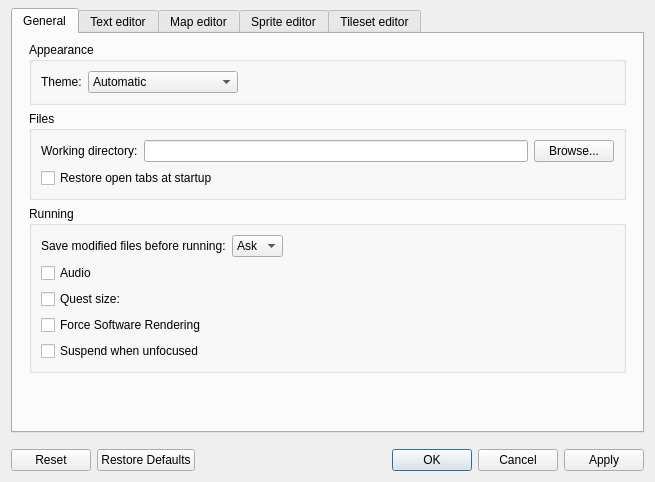
<?xml version="1.0" encoding="UTF-8"?>
<ui version="4.0">
 <class>SolarusEditor::SettingsDialog</class>
 <widget class="QDialog" name="SolarusEditor::SettingsDialog">
  <property name="geometry">
   <rect>
    <x>0</x>
    <y>0</y>
    <width>655</width>
    <height>482</height>
   </rect>
  </property>
  <property name="windowTitle">
   <string>Options</string>
  </property>
  <layout class="QVBoxLayout" name="verticalLayout">
   <property name="spacing">
    <number>16</number>
   </property>
   <property name="topMargin">
    <number>8</number>
   </property>
   <item>
    <widget class="QTabWidget" name="tab_widget">
     <property name="currentIndex">
      <number>0</number>
     </property>
     <widget class="QWidget" name="general_tab">
      <attribute name="title">
       <string>General</string>
      </attribute>
      <layout class="QVBoxLayout" name="verticalLayout_2">
       <property name="leftMargin">
        <number>16</number>
       </property>
       <property name="topMargin">
        <number>8</number>
       </property>
       <property name="rightMargin">
        <number>16</number>
       </property>
       <property name="bottomMargin">
        <number>8</number>
       </property>
       <item>
        <widget class="QGroupBox" name="theme_group_box">
         <property name="sizePolicy">
          <sizepolicy hsizetype="Preferred" vsizetype="Minimum">
           <horstretch>0</horstretch>
           <verstretch>0</verstretch>
          </sizepolicy>
         </property>
         <property name="title">
          <string>Appearance</string>
         </property>
         <layout class="QHBoxLayout" name="horizontalLayout_4">
          <item>
           <widget class="QLabel" name="theme_label">
            <property name="text">
             <string>Theme:</string>
            </property>
           </widget>
          </item>
          <item>
           <widget class="QComboBox" name="theme_field">
            <property name="minimumSize">
             <size>
              <width>150</width>
              <height>0</height>
             </size>
            </property>
            <item>
             <property name="text">
              <string>Automatic</string>
             </property>
            </item>
            <item>
             <property name="text">
              <string>Light mode</string>
             </property>
            </item>
            <item>
             <property name="text">
              <string>Dark mode</string>
             </property>
            </item>
           </widget>
          </item>
          <item>
           <spacer name="theme_spacer">
            <property name="orientation">
             <enum>Qt::Orientation::Horizontal</enum>
            </property>
            <property name="sizeHint" stdset="0">
             <size>
              <width>392</width>
              <height>20</height>
             </size>
            </property>
           </spacer>
          </item>
         </layout>
        </widget>
       </item>
       <item>
        <widget class="QGroupBox" name="files_group_box">
         <property name="sizePolicy">
          <sizepolicy hsizetype="Preferred" vsizetype="Minimum">
           <horstretch>0</horstretch>
           <verstretch>0</verstretch>
          </sizepolicy>
         </property>
         <property name="title">
          <string>Files</string>
         </property>
         <layout class="QVBoxLayout" name="verticalLayout_9">
          <item>
           <layout class="QHBoxLayout" name="horizontalLayout">
            <property name="leftMargin">
             <number>0</number>
            </property>
            <property name="topMargin">
             <number>0</number>
            </property>
            <property name="rightMargin">
             <number>0</number>
            </property>
            <property name="bottomMargin">
             <number>0</number>
            </property>
            <item>
             <widget class="QLabel" name="working_directory_label">
              <property name="text">
               <string>Working directory:</string>
              </property>
             </widget>
            </item>
            <item>
             <widget class="QLineEdit" name="working_directory_field"/>
            </item>
            <item>
             <widget class="QPushButton" name="working_directory_button">
              <property name="text">
               <string>Browse...</string>
              </property>
             </widget>
            </item>
           </layout>
          </item>
          <item>
           <widget class="QCheckBox" name="restore_last_files_field">
            <property name="text">
             <string>Restore open tabs at startup</string>
            </property>
           </widget>
          </item>
         </layout>
        </widget>
       </item>
       <item>
        <widget class="QGroupBox" name="running_group_box">
         <property name="sizePolicy">
          <sizepolicy hsizetype="Preferred" vsizetype="Minimum">
           <horstretch>0</horstretch>
           <verstretch>0</verstretch>
          </sizepolicy>
         </property>
         <property name="title">
          <string>Running</string>
         </property>
         <layout class="QVBoxLayout" name="verticalLayout_4">
          <item>
           <layout class="QHBoxLayout" name="save_files_layout">
            <property name="leftMargin">
             <number>0</number>
            </property>
            <property name="topMargin">
             <number>0</number>
            </property>
            <property name="rightMargin">
             <number>0</number>
            </property>
            <property name="bottomMargin">
             <number>0</number>
            </property>
            <item>
             <widget class="QLabel" name="save_files_label">
              <property name="text">
               <string>Save modified files before running:</string>
              </property>
             </widget>
            </item>
            <item>
             <widget class="QComboBox" name="save_files_field">
              <item>
               <property name="text">
                <string>Ask</string>
               </property>
              </item>
              <item>
               <property name="text">
                <string>Yes</string>
               </property>
              </item>
              <item>
               <property name="text">
                <string>No</string>
               </property>
              </item>
             </widget>
            </item>
            <item>
             <spacer name="save_files_spacer">
              <property name="orientation">
               <enum>Qt::Orientation::Horizontal</enum>
              </property>
              <property name="sizeHint" stdset="0">
               <size>
                <width>0</width>
                <height>0</height>
               </size>
              </property>
             </spacer>
            </item>
           </layout>
          </item>
          <item>
           <widget class="QCheckBox" name="audio_field">
            <property name="text">
             <string>Audio</string>
            </property>
           </widget>
          </item>
          <item>
           <layout class="QHBoxLayout" name="quest_size_layout" stretch="0,1">
            <property name="leftMargin">
             <number>0</number>
            </property>
            <property name="topMargin">
             <number>0</number>
            </property>
            <property name="rightMargin">
             <number>0</number>
            </property>
            <property name="bottomMargin">
             <number>0</number>
            </property>
            <item>
             <widget class="QCheckBox" name="quest_size_check_box">
              <property name="sizePolicy">
               <sizepolicy hsizetype="Minimum" vsizetype="Fixed">
                <horstretch>0</horstretch>
                <verstretch>0</verstretch>
               </sizepolicy>
              </property>
              <property name="text">
               <string>Quest size:</string>
              </property>
             </widget>
            </item>
            <item>
             <widget class="SolarusEditor::PairSpinBox" name="quest_size_field" native="true"/>
            </item>
           </layout>
          </item>
          <item>
           <widget class="QCheckBox" name="force_software_rendering_field">
            <property name="text">
             <string>Force Software Rendering</string>
            </property>
           </widget>
          </item>
          <item>
           <widget class="QCheckBox" name="suspend_unfocused_field">
            <property name="text">
             <string>Suspend when unfocused</string>
            </property>
           </widget>
          </item>
         </layout>
        </widget>
       </item>
       <item>
        <spacer name="general_spacer">
         <property name="orientation">
          <enum>Qt::Orientation::Vertical</enum>
         </property>
         <property name="sizeHint" stdset="0">
          <size>
           <width>0</width>
           <height>0</height>
          </size>
         </property>
        </spacer>
       </item>
      </layout>
     </widget>
     <widget class="QWidget" name="text_editor_tab">
      <attribute name="title">
       <string>Text editor</string>
      </attribute>
      <layout class="QVBoxLayout" name="verticalLayout_3">
       <property name="leftMargin">
        <number>16</number>
       </property>
       <property name="topMargin">
        <number>8</number>
       </property>
       <property name="rightMargin">
        <number>16</number>
       </property>
       <property name="bottomMargin">
        <number>8</number>
       </property>
       <item>
        <widget class="QGroupBox" name="font_group_box">
         <property name="sizePolicy">
          <sizepolicy hsizetype="Preferred" vsizetype="Minimum">
           <horstretch>0</horstretch>
           <verstretch>0</verstretch>
          </sizepolicy>
         </property>
         <property name="title">
          <string>Font</string>
         </property>
         <layout class="QFormLayout" name="formLayout_2">
          <item row="0" column="0">
           <widget class="QLabel" name="font_family_label">
            <property name="text">
             <string>Family:</string>
            </property>
           </widget>
          </item>
          <item row="1" column="1">
           <layout class="QHBoxLayout" name="font_size_layout">
            <property name="leftMargin">
             <number>0</number>
            </property>
            <property name="topMargin">
             <number>0</number>
            </property>
            <property name="rightMargin">
             <number>0</number>
            </property>
            <property name="bottomMargin">
             <number>0</number>
            </property>
            <item>
             <widget class="QSpinBox" name="font_size_field">
              <property name="minimum">
               <number>4</number>
              </property>
              <property name="maximum">
               <number>72</number>
              </property>
             </widget>
            </item>
            <item>
             <spacer name="font_size_spacer">
              <property name="orientation">
               <enum>Qt::Orientation::Horizontal</enum>
              </property>
              <property name="sizeHint" stdset="0">
               <size>
                <width>0</width>
                <height>0</height>
               </size>
              </property>
             </spacer>
            </item>
           </layout>
          </item>
          <item row="1" column="0">
           <widget class="QLabel" name="font_size_label">
            <property name="text">
             <string>Size:</string>
            </property>
           </widget>
          </item>
          <item row="0" column="1">
           <widget class="QFontComboBox" name="font_family_field">
            <property name="fontFilters">
             <set>QFontComboBox::FontFilter::MonospacedFonts</set>
            </property>
           </widget>
          </item>
         </layout>
        </widget>
       </item>
       <item>
        <widget class="QGroupBox" name="tab_group_box">
         <property name="sizePolicy">
          <sizepolicy hsizetype="Preferred" vsizetype="Minimum">
           <horstretch>0</horstretch>
           <verstretch>0</verstretch>
          </sizepolicy>
         </property>
         <property name="title">
          <string>Tabulation</string>
         </property>
         <layout class="QHBoxLayout" name="horizontalLayout_2">
          <item>
           <widget class="QLabel" name="tab_length_label">
            <property name="text">
             <string>Length:</string>
            </property>
           </widget>
          </item>
          <item>
           <widget class="QSpinBox" name="tab_length_field">
            <property name="minimum">
             <number>1</number>
            </property>
            <property name="maximum">
             <number>9999</number>
            </property>
           </widget>
          </item>
          <item>
           <spacer name="tab_space_bar">
            <property name="orientation">
             <enum>Qt::Orientation::Horizontal</enum>
            </property>
            <property name="sizeType">
             <enum>QSizePolicy::Policy::Fixed</enum>
            </property>
            <property name="sizeHint" stdset="0">
             <size>
              <width>16</width>
              <height>0</height>
             </size>
            </property>
           </spacer>
          </item>
          <item>
           <widget class="QCheckBox" name="replace_tab_by_spaces">
            <property name="text">
             <string>Replace by space</string>
            </property>
           </widget>
          </item>
          <item>
           <spacer name="tab_space_bar_2">
            <property name="orientation">
             <enum>Qt::Orientation::Horizontal</enum>
            </property>
            <property name="sizeHint" stdset="0">
             <size>
              <width>0</width>
              <height>0</height>
             </size>
            </property>
           </spacer>
          </item>
         </layout>
        </widget>
       </item>
       <item>
        <widget class="QGroupBox" name="editor_group_box">
         <property name="sizePolicy">
          <sizepolicy hsizetype="Preferred" vsizetype="Minimum">
           <horstretch>0</horstretch>
           <verstretch>0</verstretch>
          </sizepolicy>
         </property>
         <property name="title">
          <string>External Editor</string>
         </property>
         <property name="checkable">
          <bool>true</bool>
         </property>
         <property name="checked">
          <bool>false</bool>
         </property>
         <layout class="QHBoxLayout" name="extern_group_box">
          <item>
           <widget class="QLabel" name="editor_cmd_label">
            <property name="text">
             <string>Command:</string>
            </property>
           </widget>
          </item>
          <item>
           <widget class="QLineEdit" name="editor_cmd_field">
            <property name="text">
             <string/>
            </property>
            <property name="placeholderText">
             <string>executable %f %p</string>
            </property>
           </widget>
          </item>
          <item>
           <widget class="QPushButton" name="editor_browse_button">
            <property name="sizePolicy">
             <sizepolicy hsizetype="Preferred" vsizetype="Fixed">
              <horstretch>0</horstretch>
              <verstretch>0</verstretch>
             </sizepolicy>
            </property>
            <property name="baseSize">
             <size>
              <width>0</width>
              <height>0</height>
             </size>
            </property>
            <property name="text">
             <string>...</string>
            </property>
           </widget>
          </item>
         </layout>
        </widget>
       </item>
       <item>
        <spacer name="text_editor_spacer">
         <property name="orientation">
          <enum>Qt::Orientation::Vertical</enum>
         </property>
         <property name="sizeHint" stdset="0">
          <size>
           <width>0</width>
           <height>0</height>
          </size>
         </property>
        </spacer>
       </item>
      </layout>
     </widget>
     <widget class="QWidget" name="map_editor_tab">
      <attribute name="title">
       <string>Map editor</string>
      </attribute>
      <layout class="QVBoxLayout" name="verticalLayout_5">
       <property name="leftMargin">
        <number>16</number>
       </property>
       <property name="topMargin">
        <number>8</number>
       </property>
       <property name="rightMargin">
        <number>16</number>
       </property>
       <property name="bottomMargin">
        <number>8</number>
       </property>
       <item>
        <widget class="QGroupBox" name="map_main_graphics_group_box">
         <property name="sizePolicy">
          <sizepolicy hsizetype="Preferred" vsizetype="Minimum">
           <horstretch>0</horstretch>
           <verstretch>0</verstretch>
          </sizepolicy>
         </property>
         <property name="title">
          <string>Main graphics view</string>
         </property>
         <layout class="QVBoxLayout" name="verticalLayout_6">
          <item>
           <layout class="QHBoxLayout" name="map_main_layout">
            <item>
             <widget class="QLabel" name="map_main_zoom_label">
              <property name="text">
               <string>Default zoom:</string>
              </property>
             </widget>
            </item>
            <item>
             <widget class="QComboBox" name="map_main_zoom_field"/>
            </item>
            <item>
             <spacer name="map_main_zoom_spacer">
              <property name="orientation">
               <enum>Qt::Orientation::Horizontal</enum>
              </property>
              <property name="sizeHint" stdset="0">
               <size>
                <width>40</width>
                <height>20</height>
               </size>
              </property>
             </spacer>
            </item>
           </layout>
          </item>
          <item>
           <widget class="QLabel" name="map_grid_label">
            <property name="text">
             <string>Grid:</string>
            </property>
           </widget>
          </item>
          <item>
           <layout class="QHBoxLayout" name="map_grid_layout">
            <property name="leftMargin">
             <number>16</number>
            </property>
            <item>
             <layout class="QGridLayout" name="map_grid_layout_2">
              <property name="leftMargin">
               <number>0</number>
              </property>
              <item row="0" column="4">
               <widget class="SolarusEditor::EnumSelector&lt;SolarusEditor::GridStyle&gt;" name="map_grid_style_field"/>
              </item>
              <item row="1" column="1">
               <widget class="SolarusEditor::PairSpinBox" name="map_grid_size_field" native="true"/>
              </item>
              <item row="0" column="0" colspan="2">
               <widget class="QCheckBox" name="map_grid_show_at_opening_field">
                <property name="text">
                 <string>Show at opening</string>
                </property>
               </widget>
              </item>
              <item row="1" column="4">
               <widget class="SolarusEditor::ColorChooser" name="map_grid_color_field">
                <property name="sizePolicy">
                 <sizepolicy hsizetype="Fixed" vsizetype="Fixed">
                  <horstretch>0</horstretch>
                  <verstretch>0</verstretch>
                 </sizepolicy>
                </property>
               </widget>
              </item>
              <item row="1" column="0">
               <widget class="QLabel" name="map_grid_size_label">
                <property name="text">
                 <string>Default size:</string>
                </property>
               </widget>
              </item>
              <item row="0" column="3">
               <widget class="QLabel" name="map_grid_style_label">
                <property name="text">
                 <string>Style:</string>
                </property>
               </widget>
              </item>
              <item row="1" column="3">
               <widget class="QLabel" name="map_grid_color_label">
                <property name="text">
                 <string>Color:</string>
                </property>
               </widget>
              </item>
              <item row="0" column="2">
               <spacer name="map_grid_spacer_2">
                <property name="orientation">
                 <enum>Qt::Orientation::Horizontal</enum>
                </property>
                <property name="sizeType">
                 <enum>QSizePolicy::Policy::Minimum</enum>
                </property>
                <property name="sizeHint" stdset="0">
                 <size>
                  <width>15</width>
                  <height>20</height>
                 </size>
                </property>
               </spacer>
              </item>
             </layout>
            </item>
            <item>
             <spacer name="map_grid_spacer_3">
              <property name="orientation">
               <enum>Qt::Orientation::Horizontal</enum>
              </property>
              <property name="sizeHint" stdset="0">
               <size>
                <width>0</width>
                <height>20</height>
               </size>
              </property>
             </spacer>
            </item>
           </layout>
          </item>
         </layout>
        </widget>
       </item>
       <item>
        <widget class="QGroupBox" name="map_tileset_graphics_group_box">
         <property name="sizePolicy">
          <sizepolicy hsizetype="Preferred" vsizetype="Minimum">
           <horstretch>0</horstretch>
           <verstretch>0</verstretch>
          </sizepolicy>
         </property>
         <property name="title">
          <string>Tileset graphics view</string>
         </property>
         <layout class="QHBoxLayout" name="horizontalLayout_3">
          <item>
           <widget class="QLabel" name="map_tileset_zoom_label">
            <property name="text">
             <string>Default zoom:</string>
            </property>
           </widget>
          </item>
          <item>
           <widget class="QComboBox" name="map_tileset_zoom_field"/>
          </item>
          <item>
           <spacer name="map_tileset_zoom_spacer">
            <property name="orientation">
             <enum>Qt::Orientation::Horizontal</enum>
            </property>
            <property name="sizeHint" stdset="0">
             <size>
              <width>40</width>
              <height>20</height>
             </size>
            </property>
           </spacer>
          </item>
         </layout>
        </widget>
       </item>
       <item>
        <spacer name="map_editor_spacer">
         <property name="orientation">
          <enum>Qt::Orientation::Vertical</enum>
         </property>
         <property name="sizeHint" stdset="0">
          <size>
           <width>20</width>
           <height>40</height>
          </size>
         </property>
        </spacer>
       </item>
      </layout>
     </widget>
     <widget class="QWidget" name="sprite_editor_tab">
      <attribute name="title">
       <string>Sprite editor</string>
      </attribute>
      <layout class="QVBoxLayout" name="verticalLayout_8">
       <property name="leftMargin">
        <number>16</number>
       </property>
       <property name="topMargin">
        <number>8</number>
       </property>
       <property name="rightMargin">
        <number>16</number>
       </property>
       <property name="bottomMargin">
        <number>8</number>
       </property>
       <item>
        <widget class="QGroupBox" name="sprite_main_graphics_group_box">
         <property name="sizePolicy">
          <sizepolicy hsizetype="Preferred" vsizetype="Minimum">
           <horstretch>0</horstretch>
           <verstretch>0</verstretch>
          </sizepolicy>
         </property>
         <property name="title">
          <string>Main graphics view</string>
         </property>
         <layout class="QVBoxLayout" name="verticalLayout_7">
          <item>
           <layout class="QHBoxLayout" name="sprite_main_background_layout">
            <property name="leftMargin">
             <number>0</number>
            </property>
            <property name="topMargin">
             <number>0</number>
            </property>
            <property name="rightMargin">
             <number>0</number>
            </property>
            <property name="bottomMargin">
             <number>0</number>
            </property>
            <item>
             <widget class="QLabel" name="sprite_main_zoom_label">
              <property name="text">
               <string>Default zoom:</string>
              </property>
             </widget>
            </item>
            <item>
             <widget class="QComboBox" name="sprite_main_zoom_field"/>
            </item>
            <item>
             <spacer name="sprite_main_zoom_spacer">
              <property name="orientation">
               <enum>Qt::Orientation::Horizontal</enum>
              </property>
              <property name="sizeHint" stdset="0">
               <size>
                <width>0</width>
                <height>0</height>
               </size>
              </property>
             </spacer>
            </item>
           </layout>
          </item>
          <item>
           <widget class="QLabel" name="sprite_grid_label">
            <property name="text">
             <string>Grid:</string>
            </property>
           </widget>
          </item>
          <item>
           <layout class="QHBoxLayout" name="sprite_grid_layout">
            <property name="leftMargin">
             <number>16</number>
            </property>
            <property name="topMargin">
             <number>0</number>
            </property>
            <property name="rightMargin">
             <number>0</number>
            </property>
            <property name="bottomMargin">
             <number>0</number>
            </property>
            <item>
             <layout class="QGridLayout" name="sprite_grid_layout_2">
              <property name="leftMargin">
               <number>0</number>
              </property>
              <property name="topMargin">
               <number>0</number>
              </property>
              <property name="rightMargin">
               <number>0</number>
              </property>
              <property name="bottomMargin">
               <number>0</number>
              </property>
              <item row="0" column="4">
               <widget class="SolarusEditor::EnumSelector&lt;SolarusEditor::GridStyle&gt;" name="sprite_grid_style_field"/>
              </item>
              <item row="1" column="1">
               <widget class="SolarusEditor::PairSpinBox" name="sprite_grid_size_field" native="true"/>
              </item>
              <item row="1" column="4">
               <widget class="SolarusEditor::ColorChooser" name="sprite_grid_color_field">
                <property name="sizePolicy">
                 <sizepolicy hsizetype="Fixed" vsizetype="Fixed">
                  <horstretch>0</horstretch>
                  <verstretch>0</verstretch>
                 </sizepolicy>
                </property>
               </widget>
              </item>
              <item row="0" column="0" colspan="2">
               <widget class="QCheckBox" name="sprite_grid_show_at_opening_field">
                <property name="text">
                 <string>Show at opening</string>
                </property>
               </widget>
              </item>
              <item row="0" column="2">
               <spacer name="sprite_grid_spacer">
                <property name="orientation">
                 <enum>Qt::Orientation::Horizontal</enum>
                </property>
                <property name="sizeType">
                 <enum>QSizePolicy::Policy::Fixed</enum>
                </property>
                <property name="sizeHint" stdset="0">
                 <size>
                  <width>16</width>
                  <height>0</height>
                 </size>
                </property>
               </spacer>
              </item>
              <item row="1" column="0">
               <widget class="QLabel" name="sprite_grid_size_label">
                <property name="text">
                 <string>Default size:</string>
                </property>
               </widget>
              </item>
              <item row="0" column="3">
               <widget class="QLabel" name="sprite_grid_style_label">
                <property name="text">
                 <string>Style:</string>
                </property>
               </widget>
              </item>
              <item row="1" column="3">
               <widget class="QLabel" name="sprite_grid_color_label">
                <property name="text">
                 <string>Color:</string>
                </property>
               </widget>
              </item>
              <item row="2" column="0" colspan="2">
               <widget class="QCheckBox" name="sprite_auto_detect_grid_field">
                <property name="text">
                 <string>Auto detect size</string>
                </property>
               </widget>
              </item>
             </layout>
            </item>
            <item>
             <spacer name="sprite_grid_spacer_3">
              <property name="orientation">
               <enum>Qt::Orientation::Horizontal</enum>
              </property>
              <property name="sizeHint" stdset="0">
               <size>
                <width>0</width>
                <height>0</height>
               </size>
              </property>
             </spacer>
            </item>
           </layout>
          </item>
         </layout>
        </widget>
       </item>
       <item>
        <widget class="QGroupBox" name="sprite_previewer_graphics_group_box">
         <property name="sizePolicy">
          <sizepolicy hsizetype="Preferred" vsizetype="Minimum">
           <horstretch>0</horstretch>
           <verstretch>0</verstretch>
          </sizepolicy>
         </property>
         <property name="title">
          <string>Previewer graphics view</string>
         </property>
         <layout class="QVBoxLayout" name="verticalLayout_12">
          <item>
           <layout class="QHBoxLayout" name="sprite_previewer_layout">
            <property name="leftMargin">
             <number>0</number>
            </property>
            <property name="topMargin">
             <number>0</number>
            </property>
            <property name="rightMargin">
             <number>0</number>
            </property>
            <property name="bottomMargin">
             <number>0</number>
            </property>
            <item>
             <widget class="QLabel" name="sprite_previewer_zoom_label">
              <property name="text">
               <string>Default zoom:</string>
              </property>
             </widget>
            </item>
            <item>
             <widget class="QComboBox" name="sprite_previewer_zoom_field"/>
            </item>
            <item>
             <spacer name="sprite_previewer_zoom_spacer">
              <property name="orientation">
               <enum>Qt::Orientation::Horizontal</enum>
              </property>
              <property name="sizeHint" stdset="0">
               <size>
                <width>0</width>
                <height>0</height>
               </size>
              </property>
             </spacer>
            </item>
           </layout>
          </item>
          <item>
           <widget class="QLabel" name="sprite_origin_label">
            <property name="text">
             <string>Origin:</string>
            </property>
           </widget>
          </item>
          <item>
           <layout class="QHBoxLayout" name="sprite_origin_layout">
            <property name="leftMargin">
             <number>16</number>
            </property>
            <property name="topMargin">
             <number>0</number>
            </property>
            <property name="rightMargin">
             <number>0</number>
            </property>
            <property name="bottomMargin">
             <number>0</number>
            </property>
            <item>
             <layout class="QGridLayout" name="gridLayout_2">
              <property name="leftMargin">
               <number>0</number>
              </property>
              <property name="topMargin">
               <number>0</number>
              </property>
              <property name="rightMargin">
               <number>0</number>
              </property>
              <property name="bottomMargin">
               <number>0</number>
              </property>
              <item row="0" column="0">
               <widget class="QCheckBox" name="sprite_origin_show_at_opening_field">
                <property name="text">
                 <string>Show at opening</string>
                </property>
               </widget>
              </item>
              <item row="0" column="3">
               <widget class="QLabel" name="sprite_origin_color_label">
                <property name="text">
                 <string>Color:</string>
                </property>
               </widget>
              </item>
              <item row="0" column="4">
               <widget class="SolarusEditor::ColorChooser" name="sprite_origin_color_field">
                <property name="sizePolicy">
                 <sizepolicy hsizetype="Fixed" vsizetype="Fixed">
                  <horstretch>0</horstretch>
                  <verstretch>0</verstretch>
                 </sizepolicy>
                </property>
               </widget>
              </item>
              <item row="0" column="2">
               <spacer name="sprite_origin_spacer_3">
                <property name="orientation">
                 <enum>Qt::Orientation::Horizontal</enum>
                </property>
                <property name="sizeType">
                 <enum>QSizePolicy::Policy::Fixed</enum>
                </property>
                <property name="sizeHint" stdset="0">
                 <size>
                  <width>16</width>
                  <height>0</height>
                 </size>
                </property>
               </spacer>
              </item>
             </layout>
            </item>
            <item>
             <spacer name="sprite_origin_spacer_2">
              <property name="orientation">
               <enum>Qt::Orientation::Horizontal</enum>
              </property>
              <property name="sizeHint" stdset="0">
               <size>
                <width>0</width>
                <height>0</height>
               </size>
              </property>
             </spacer>
            </item>
           </layout>
          </item>
         </layout>
        </widget>
       </item>
       <item>
        <spacer name="sprite_editor_spacer">
         <property name="orientation">
          <enum>Qt::Orientation::Vertical</enum>
         </property>
         <property name="sizeHint" stdset="0">
          <size>
           <width>20</width>
           <height>40</height>
          </size>
         </property>
        </spacer>
       </item>
      </layout>
     </widget>
     <widget class="QWidget" name="tileset_editor_tab">
      <attribute name="title">
       <string>Tileset editor</string>
      </attribute>
      <layout class="QVBoxLayout" name="verticalLayout_10">
       <property name="leftMargin">
        <number>16</number>
       </property>
       <property name="topMargin">
        <number>8</number>
       </property>
       <property name="rightMargin">
        <number>16</number>
       </property>
       <property name="bottomMargin">
        <number>8</number>
       </property>
       <item>
        <widget class="QGroupBox" name="tileset_graphics_group_box">
         <property name="sizePolicy">
          <sizepolicy hsizetype="Preferred" vsizetype="Minimum">
           <horstretch>0</horstretch>
           <verstretch>0</verstretch>
          </sizepolicy>
         </property>
         <property name="title">
          <string>Graphics view</string>
         </property>
         <layout class="QVBoxLayout" name="verticalLayout_11">
          <item>
           <layout class="QHBoxLayout" name="tileset_layout">
            <property name="leftMargin">
             <number>0</number>
            </property>
            <property name="topMargin">
             <number>0</number>
            </property>
            <property name="rightMargin">
             <number>0</number>
            </property>
            <property name="bottomMargin">
             <number>0</number>
            </property>
            <item>
             <widget class="QLabel" name="tileset_zoom_label">
              <property name="text">
               <string>Default zoom:</string>
              </property>
             </widget>
            </item>
            <item>
             <widget class="QComboBox" name="tileset_zoom_field"/>
            </item>
            <item>
             <spacer name="tileset_zoom_spacer">
              <property name="orientation">
               <enum>Qt::Orientation::Horizontal</enum>
              </property>
              <property name="sizeHint" stdset="0">
               <size>
                <width>0</width>
                <height>0</height>
               </size>
              </property>
             </spacer>
            </item>
           </layout>
          </item>
          <item>
           <widget class="QLabel" name="tileset_grid_label">
            <property name="text">
             <string>Grid:</string>
            </property>
           </widget>
          </item>
          <item>
           <layout class="QHBoxLayout" name="tileset_grid_layout">
            <property name="leftMargin">
             <number>16</number>
            </property>
            <property name="topMargin">
             <number>0</number>
            </property>
            <property name="rightMargin">
             <number>0</number>
            </property>
            <property name="bottomMargin">
             <number>0</number>
            </property>
            <item>
             <layout class="QGridLayout" name="tileset_grid_layout_2">
              <property name="leftMargin">
               <number>0</number>
              </property>
              <property name="topMargin">
               <number>0</number>
              </property>
              <property name="rightMargin">
               <number>0</number>
              </property>
              <property name="bottomMargin">
               <number>0</number>
              </property>
              <item row="0" column="4">
               <widget class="SolarusEditor::EnumSelector&lt;SolarusEditor::GridStyle&gt;" name="tileset_grid_style_field"/>
              </item>
              <item row="1" column="1">
               <widget class="SolarusEditor::PairSpinBox" name="tileset_grid_size_field" native="true"/>
              </item>
              <item row="0" column="0" colspan="2">
               <widget class="QCheckBox" name="tileset_grid_show_at_opening_field">
                <property name="text">
                 <string>Show at opening</string>
                </property>
               </widget>
              </item>
              <item row="1" column="4">
               <widget class="SolarusEditor::ColorChooser" name="tileset_grid_color_field">
                <property name="sizePolicy">
                 <sizepolicy hsizetype="Fixed" vsizetype="Fixed">
                  <horstretch>0</horstretch>
                  <verstretch>0</verstretch>
                 </sizepolicy>
                </property>
               </widget>
              </item>
              <item row="1" column="0">
               <widget class="QLabel" name="tileset_grid_size_label">
                <property name="text">
                 <string>Default size:</string>
                </property>
               </widget>
              </item>
              <item row="0" column="3">
               <widget class="QLabel" name="tileset_grid_style_label">
                <property name="text">
                 <string>Style:</string>
                </property>
               </widget>
              </item>
              <item row="1" column="3">
               <widget class="QLabel" name="tileset_grid_color_label">
                <property name="text">
                 <string>Color:</string>
                </property>
               </widget>
              </item>
              <item row="0" column="2">
               <spacer name="tileset_grid_spacer_2">
                <property name="orientation">
                 <enum>Qt::Orientation::Horizontal</enum>
                </property>
                <property name="sizeType">
                 <enum>QSizePolicy::Policy::Fixed</enum>
                </property>
                <property name="sizeHint" stdset="0">
                 <size>
                  <width>16</width>
                  <height>0</height>
                 </size>
                </property>
               </spacer>
              </item>
             </layout>
            </item>
            <item>
             <spacer name="tileset_grid_spacer_3">
              <property name="orientation">
               <enum>Qt::Orientation::Horizontal</enum>
              </property>
              <property name="sizeHint" stdset="0">
               <size>
                <width>0</width>
                <height>0</height>
               </size>
              </property>
             </spacer>
            </item>
           </layout>
          </item>
         </layout>
        </widget>
       </item>
       <item>
        <spacer name="tileset_editor_spacer">
         <property name="orientation">
          <enum>Qt::Orientation::Vertical</enum>
         </property>
         <property name="sizeHint" stdset="0">
          <size>
           <width>20</width>
           <height>40</height>
          </size>
         </property>
        </spacer>
       </item>
      </layout>
     </widget>
    </widget>
   </item>
   <item>
    <widget class="QDialogButtonBox" name="button_box">
     <property name="orientation">
      <enum>Qt::Orientation::Horizontal</enum>
     </property>
     <property name="standardButtons">
      <set>QDialogButtonBox::StandardButton::Apply|QDialogButtonBox::StandardButton::Cancel|QDialogButtonBox::StandardButton::Ok|QDialogButtonBox::StandardButton::Reset|QDialogButtonBox::StandardButton::RestoreDefaults</set>
     </property>
    </widget>
   </item>
  </layout>
 </widget>
 <customwidgets>
  <customwidget>
   <class>SolarusEditor::PairSpinBox</class>
   <extends>QWidget</extends>
   <header>widgets/pair_spin_box.h</header>
   <container>1</container>
  </customwidget>
  <customwidget>
   <class>SolarusEditor::ColorChooser</class>
   <extends>QPushButton</extends>
   <header>widgets/color_chooser.h</header>
  </customwidget>
  <customwidget>
   <class>SolarusEditor::EnumSelector&lt;SolarusEditor::GridStyle&gt;</class>
   <extends>QComboBox</extends>
   <header>grid_style.h</header>
  </customwidget>
 </customwidgets>
 <resources/>
 <connections>
  <connection>
   <sender>button_box</sender>
   <signal>accepted()</signal>
   <receiver>SolarusEditor::SettingsDialog</receiver>
   <slot>accept()</slot>
   <hints>
    <hint type="sourcelabel">
     <x>248</x>
     <y>254</y>
    </hint>
    <hint type="destinationlabel">
     <x>157</x>
     <y>274</y>
    </hint>
   </hints>
  </connection>
  <connection>
   <sender>button_box</sender>
   <signal>rejected()</signal>
   <receiver>SolarusEditor::SettingsDialog</receiver>
   <slot>reject()</slot>
   <hints>
    <hint type="sourcelabel">
     <x>316</x>
     <y>260</y>
    </hint>
    <hint type="destinationlabel">
     <x>286</x>
     <y>274</y>
    </hint>
   </hints>
  </connection>
 </connections>
</ui>
